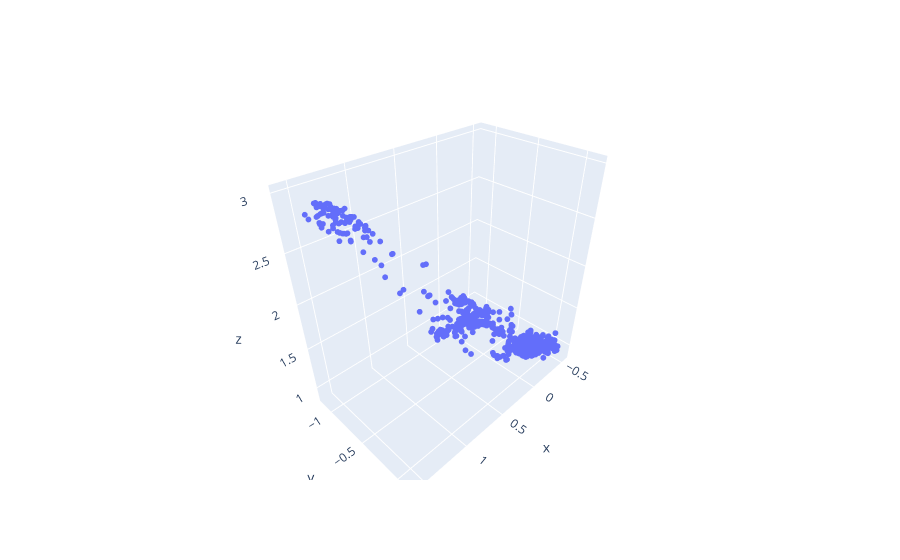

This figure's notebook cell:
### Code cell
w_25 = out_25["x"][: mp.shape[2]].reshape(1, -1)
pts = np.append(mp_norm[0], np.ones((1, mp.shape[2])), axis=0)
pts_3d = w_25 * pts

fig = go.Figure(
    data=[
        go.Scatter3d(
            x=pts_3d[0, :],
            y=pts_3d[1, :],
            z=pts_3d[2, :],
            mode="markers",
            marker=dict(size=2),
        )
    ]
)
fig.show()

### Figure 1 — Plotly figure (JSON) as saved in the notebook; plotly's stock layout.template omitted (floating-point values rounded to 4 significant figures; data arrays with more than 128 entries replaced by an {"elided": "..."} marker saying what was removed)
{"data": [{"marker": {"size": 2}, "mode": "markers", "type": "scatter3d", "x": {"elided": "807 float values"}, "y": {"elided": "807 float values"}, "z": {"elided": "807 float values"}}], "layout": {}}
